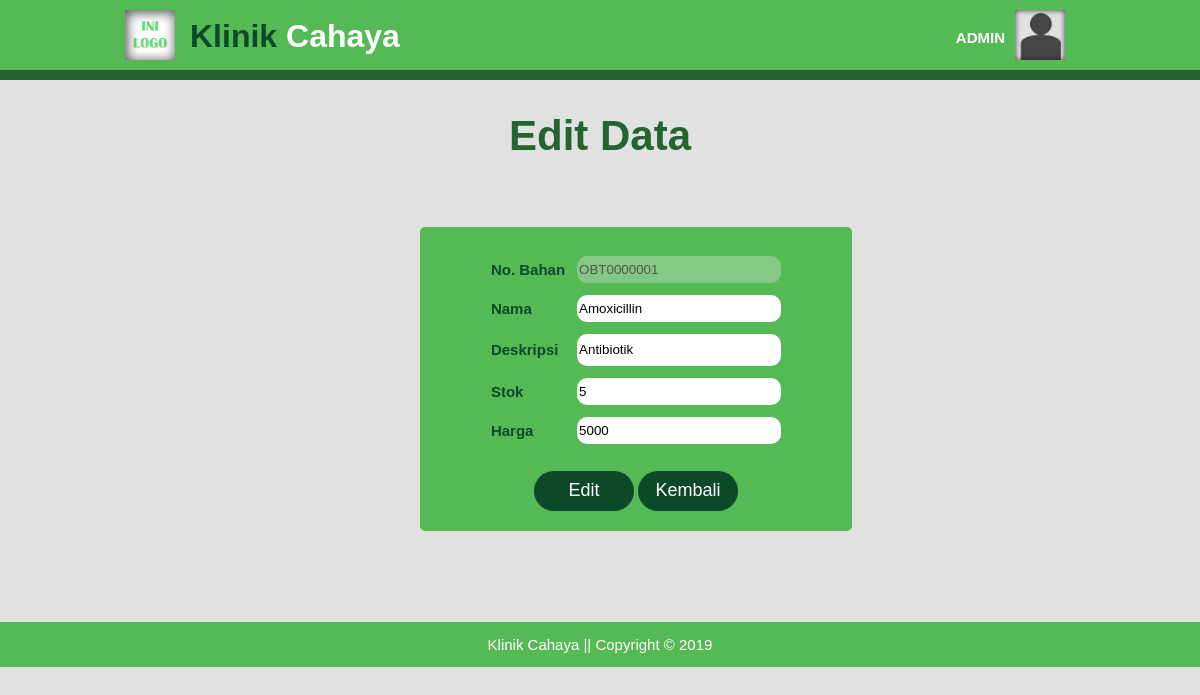
Screenshot of /update-obat.php?id=OBT0000001 (signed in) with the database file from the repository.
### tables this page shows
CREATE TABLE `tb_obat` (
  `no_obat` varchar(10) NOT NULL,
  `nama` varchar(20) DEFAULT NULL,
  `stok` int(11) DEFAULT NULL,
  `harga` int(11) DEFAULT NULL,
  `deskripsi` varchar(30) DEFAULT NULL
);

### update-obat.php (the view, shortened to what this page needs)
<!DOCTYPE html>
<html>
  <head>
    <link rel="stylesheet" href="./css/data-p_add_style.css">
  </head>
  <body>
    <header>
      <div class="container">
        <div id="logo">
          <img src="./img/ini_logo.png" alt="Logo">
          <a href="index-a.php"><span class="hightlight">Klinik</span> Cahaya</a>
        </div>
        <div id="profil">
          <img src="./img/pp.png" alt="Profil">
          <h4>ADMIN</h4>
        </div>
      </div>
    </header>
    <section id="add-data">
      <div class="container">
        <div class="title">
          <h2>Edit Data</h2>
        </div>
        <div class="report">
					<?php
						include 'connect.php';
						$no = $_GET['id'];
						$sql = mysqli_query($connect,"SELECT * FROM tb_obat WHERE no_obat = '$no' ");
						$data = mysqli_fetch_array($sql);
					 ?>
          <form class="add" action="" method="post">
            <table>
              <tr><td><input type="text" name="no" value="<?php echo $data['no_obat'] ?>" hidden=hidden></td></tr>
              <tr>
                <td>No. Bahan</td>
                <td><input type="text" name="no" value="<?php echo $data['no_obat'] ?>" disabled=disabled></td>
              </tr>
              <tr>
                <td>Nama</td>
                <td><input type="text" name="nama" value="<?php echo $data['nama'] ?>"></td>
              </tr>
              <tr>
                <td>Deskripsi</td>
                <td><input type="text" style="height:30px" name="desc" value="<?php echo $data['deskripsi'] ?>"></td>
              </tr>
              <tr>
                <td>Stok</td>
                <td><input type="text" name="stok" value="<?php echo $data['stok'] ?>"></td>
              </tr>
              <tr>
                <td>Harga</td>
                <td><input type="text" name="harga" value="<?php echo $data['harga'] ?>"></td>
              </tr>
            </table>
            <div class="button">
              <input type="submit" name="upbutton" value="Edit">
              <a href="data_obat-a.php"><button type="button" name="back">Kembali</button></a>
            </div>
          </form>
        </div>
      </div>
    </section>
    <footer>
      <div class="container">
        <p>Klinik Cahaya || Copyright &copy; 2019</p>
      </div>
    </footer>
  </body>
</html>

### css/data-p_add_style.css (style rules this page uses)
body { background-color: #e1e1e1; font: 15px/1 arial,sans-serif; padding: 0; margin: 0; }
.container { width: 80%; margin: auto; overflow: hidden; }
header { padding: 10px 0 10px 0; background-color: #55b955; border-bottom: #24642f 10px solid; color : #ffffff; }
header img { width: 50px; height: 50px; }
header #logo img { float:left; padding-left: 5px; }
header #logo a { text-decoration: none; color: white; font-size: 32px; font-weight: bold; float: left; padding: 10px 0 0 15px; }
header .hightlight { color:#0b4928; }
header #profil img { float: right; padding-right: 15px; }
header #profil h4 { float:right; margin: 0; padding: 20px 10px 0 0; }
#add-data { min-height: 542px; }
.title { color: #24642f; font-size: 28px; text-align: -webkit-center; }
.report { background-color: #55b955; width: 45%; text-align: -webkit-center; margin-top: 70px; margin-left: 300px; border-radius: 5px; }
.report form { margin: 0; padding: 10px 15px; }
table th,td { margin: 0; padding: 5px; }
table td { color: #0b4928; font-weight: bold; }
td input { width: 200px; height: 25px; border: none; border-radius: 10px; }
.button { padding: 20px 0 10px 0; }
.button input,button { background-color: #0b4928; color: #ffffff; border: none; border-radius: 20px; width: 100px; height: 40px; font-size: 18px; }
footer { background-color: #55b955; text-align: center; color: #ffffff; }

### rows the page displays
tb_obat: no "OBT0000001", nama "Amoxicillin", desc "Antibiotik", stok "5", harga "5000"
